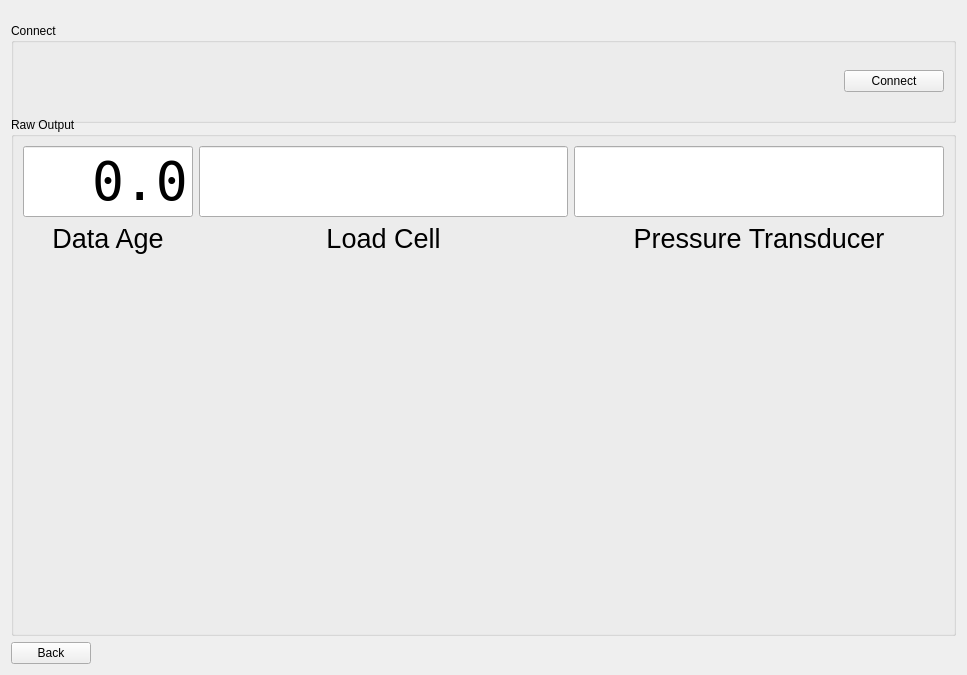
<?xml version="1.0" encoding="UTF-8"?>
<ui version="4.0">
 <class>CalibrateWidget</class>
 <widget class="QWidget" name="CalibrateWidget">
  <property name="geometry">
   <rect>
    <x>0</x>
    <y>0</y>
    <width>967</width>
    <height>675</height>
   </rect>
  </property>
  <property name="windowTitle">
   <string>Form</string>
  </property>
  <layout class="QVBoxLayout" name="verticalLayout">
   <item>
    <widget class="QGroupBox" name="groupBoxConnect">
     <property name="minimumSize">
      <size>
       <width>0</width>
       <height>100</height>
      </size>
     </property>
     <property name="maximumSize">
      <size>
       <width>16777215</width>
       <height>75</height>
      </size>
     </property>
     <property name="title">
      <string>Connect</string>
     </property>
     <layout class="QHBoxLayout" name="horizontalLayout_2">
      <item>
       <widget class="PortSelectorWidget" name="widgetPortSelector" native="true">
        <property name="minimumSize">
         <size>
          <width>250</width>
          <height>0</height>
         </size>
        </property>
       </widget>
      </item>
      <item>
       <spacer name="horizontalSpacerConnect">
        <property name="orientation">
         <enum>Qt::Horizontal</enum>
        </property>
        <property name="sizeHint" stdset="0">
         <size>
          <width>40</width>
          <height>20</height>
         </size>
        </property>
       </spacer>
      </item>
      <item>
       <widget class="QPushButton" name="pushButtonConnect">
        <property name="minimumSize">
         <size>
          <width>100</width>
          <height>0</height>
         </size>
        </property>
        <property name="maximumSize">
         <size>
          <width>100</width>
          <height>16777215</height>
         </size>
        </property>
        <property name="text">
         <string>Connect</string>
        </property>
       </widget>
      </item>
     </layout>
    </widget>
   </item>
   <item>
    <widget class="QGroupBox" name="groupBoxRawOutput">
     <property name="sizePolicy">
      <sizepolicy hsizetype="Preferred" vsizetype="Expanding">
       <horstretch>0</horstretch>
       <verstretch>0</verstretch>
      </sizepolicy>
     </property>
     <property name="title">
      <string>Raw Output</string>
     </property>
     <layout class="QVBoxLayout" name="verticalLayout_5">
      <item>
       <layout class="QHBoxLayout" name="horizontalLayoutRawOutput">
        <item>
         <layout class="QVBoxLayout" name="verticalLayoutDataAge">
          <item>
           <widget class="DataAgeWidget" name="widgetDataAge">
            <property name="maximumSize">
             <size>
              <width>350</width>
              <height>16777215</height>
             </size>
            </property>
            <property name="font">
             <font>
              <family>DejaVu Sans Mono</family>
              <pointsize>40</pointsize>
             </font>
            </property>
            <property name="text">
             <string>0.0</string>
            </property>
            <property name="alignment">
             <set>Qt::AlignRight|Qt::AlignTrailing|Qt::AlignVCenter</set>
            </property>
            <property name="readOnly">
             <bool>true</bool>
            </property>
           </widget>
          </item>
          <item>
           <widget class="QLabel" name="labelDataAge">
            <property name="font">
             <font>
              <pointsize>20</pointsize>
             </font>
            </property>
            <property name="text">
             <string>Data Age</string>
            </property>
            <property name="alignment">
             <set>Qt::AlignCenter</set>
            </property>
           </widget>
          </item>
         </layout>
        </item>
        <item>
         <layout class="QVBoxLayout" name="verticalLayoutLoadCell">
          <item>
           <widget class="QLineEdit" name="lineEditLoadCell">
            <property name="font">
             <font>
              <family>DejaVu Sans Mono</family>
              <pointsize>40</pointsize>
             </font>
            </property>
            <property name="alignment">
             <set>Qt::AlignRight|Qt::AlignTrailing|Qt::AlignVCenter</set>
            </property>
            <property name="readOnly">
             <bool>true</bool>
            </property>
           </widget>
          </item>
          <item>
           <widget class="QLabel" name="labelLoadCell">
            <property name="font">
             <font>
              <pointsize>20</pointsize>
             </font>
            </property>
            <property name="text">
             <string>Load Cell</string>
            </property>
            <property name="alignment">
             <set>Qt::AlignCenter</set>
            </property>
           </widget>
          </item>
         </layout>
        </item>
        <item>
         <layout class="QVBoxLayout" name="verticalLayoutPressureTransducer">
          <item>
           <widget class="QLineEdit" name="lineEditPressureTransducer">
            <property name="font">
             <font>
              <family>DejaVu Sans Mono</family>
              <pointsize>40</pointsize>
             </font>
            </property>
            <property name="alignment">
             <set>Qt::AlignRight|Qt::AlignTrailing|Qt::AlignVCenter</set>
            </property>
            <property name="readOnly">
             <bool>true</bool>
            </property>
           </widget>
          </item>
          <item>
           <widget class="QLabel" name="labelPressureTransducer">
            <property name="font">
             <font>
              <pointsize>20</pointsize>
             </font>
            </property>
            <property name="text">
             <string>Pressure Transducer</string>
            </property>
            <property name="alignment">
             <set>Qt::AlignCenter</set>
            </property>
           </widget>
          </item>
         </layout>
        </item>
       </layout>
      </item>
      <item>
       <spacer name="verticalSpacerRawOutput">
        <property name="orientation">
         <enum>Qt::Vertical</enum>
        </property>
        <property name="sizeHint" stdset="0">
         <size>
          <width>20</width>
          <height>40</height>
         </size>
        </property>
       </spacer>
      </item>
     </layout>
    </widget>
   </item>
   <item>
    <layout class="QHBoxLayout" name="horizontalLayoutControls">
     <item>
      <widget class="QPushButton" name="pushButtonBack">
       <property name="text">
        <string>Back</string>
       </property>
      </widget>
     </item>
     <item>
      <spacer name="horizontalSpacerControls">
       <property name="orientation">
        <enum>Qt::Horizontal</enum>
       </property>
       <property name="sizeHint" stdset="0">
        <size>
         <width>40</width>
         <height>20</height>
        </size>
       </property>
      </spacer>
     </item>
    </layout>
   </item>
  </layout>
 </widget>
 <customwidgets>
  <customwidget>
   <class>PortSelectorWidget</class>
   <extends>QWidget</extends>
   <header location="global">ui.portSelectorWidget</header>
   <container>1</container>
  </customwidget>
  <customwidget>
   <class>DataAgeWidget</class>
   <extends>QLineEdit</extends>
   <header location="global">ui.dataAgeWidget</header>
  </customwidget>
 </customwidgets>
 <resources/>
 <connections/>
</ui>
